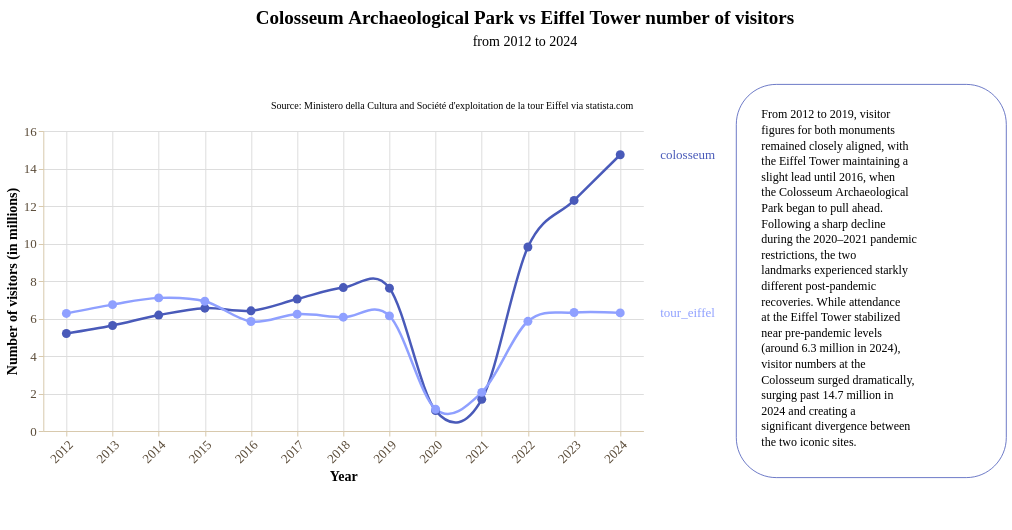

Source (notebook cell):
### Markdown cell above
Data story with **line chart**

### Code cell
story = (
    pn.Story(
    #Builing the Story class object
        data = colosseum_vs_tour_eiffel_long, #Using the long (melted) dataframe!
        width = 600,
        height = 300,
        template = darkBlueTemplate #Using darkBlueTemplate
    )

    #Method invocation
    #Line chart
    .mark_line(
        point = True,
        interpolate = "cardinal"
    )

    #Data encoding
    .encode(
        x = alt.X(
            "year:O",
            title = "Year", 
            axis = alt.Axis(
                grid = True,
                labelAngle = -45,
            ),
        ),
        y = alt.Y(
            "visitors:Q",
            title = "Number of visitors (in millions)",
            axis = alt.Axis(
                grid = True
            ),
            scale = alt.Scale(domain=[0, 16])
        ),
        color = alt.Color("monument:N", title = "Colosseum vs Tour Eiffel"),
    )
    


    #Data source
    .add_source(
        text = "Source: Ministero della Cultura and Société d'exploitation de la tour Eiffel via statista.com",
        position = "top",
        align = "right"
    )
    
    #Title and subtitle
    .add_title(
        title = "Colosseum Archaeological Park vs Eiffel Tower number of visitors",
        subtitle = "from 2012 to 2024",
        align = "center"
    )

    #Context area (on the right)
    .add_context(
        text = "From 2012 to 2019, visitor figures for both monuments remained closely aligned, with the Eiffel Tower maintaining a slight lead until 2016, when the Colosseum Archaeological Park began to pull ahead. Following a sharp decline during the 2020–2021 pandemic restrictions, the two landmarks experienced starkly different post-pandemic recoveries. While attendance at the Eiffel Tower stabilized near pre-pandemic levels (around 6.3 million in 2024), visitor numbers at the Colosseum surged dramatically, surging past 14.7 million in 2024 and creating a significant divergence between the two iconic sites.",
        position = "right",
    )

    .render()
)

story

### Figure 1 — Vega-Lite specification as saved in the notebook (floating-point values rounded to 4 significant figures)
{"config": {"view": {"continuousWidth": 300, "continuousHeight": 300, "strokeWidth": 0}, "axis": {"domainColor": "#d8c9ad", "grid": false, "labelColor": "#594a37", "labelFont": "Montserrat", "labelFontSize": 13, "tickColor": "#d8c9ad", "titleColor": "#000000", "titleFont": "Montserrat", "titleFontSize": 14}, "bar": {"color": "rgb(73, 90, 185)"}, "legend": {"labelColor": "#594a37", "labelFont": "Montserrat", "labelFontSize": 12, "titleColor": "#000000", "titleFont": "Montserrat", "titleFontSize": 12}, "line": {"color": "rgb(73, 90, 185)"}, "mark": {"strokeWidth": 2.5}, "point": {"color": "rgb(143, 160, 255)", "filled": true, "size": 80}, "range": {"category": ["rgb(73, 90, 185)", "rgb(143, 160, 255)", "#348035", "#a46cc2", "#d96027"]}, "title": {"color": "#000000", "font": "Montserrat", "fontSize": 19}}, "vconcat": [{"layer": [{"mark": {"type": "text", "align": "center", "baseline": "top", "color": "#000000", "font": "Montserrat", "fontSize": 19, "fontWeight": "bold", "text": "Colosseum Archaeological Park vs Eiffel Tower number of visitors"}, "encoding": {"x": {"value": 450.0}, "y": {"value": 4}}}, {"mark": {"type": "text", "align": "center", "baseline": "top", "color": "#000000", "font": "Montserrat", "fontSize": 14, "text": "from 2012 to 2024"}, "encoding": {"x": {"value": 450.0}, "y": {"value": 30}}}], "data": {"name": "data-6fad5c34291b82fc9632cbce143d677a"}, "height": 58, "width": 900.0}, {"hconcat": [{"layer": [{"data": {"name": "data-d5af8c2af3bb72a27dfa6be0e7266c53"}, "mark": {"type": "line", "interpolate": "cardinal", "point": true}, "encoding": {"color": {"field": "monument", "legend": null, "type": "nominal"}, "x": {"axis": {"grid": true, "labelAngle": -45}, "field": "year", "title": "Year", "type": "ordinal"}, "y": {"axis": {"grid": true}, "field": "visitors", "scale": {"domain": [0, 16]}, "title": "Number of visitors (in millions)", "type": "quantitative"}}}, {"data": {"name": "data-7e86db1b5e47444389b2d766f37b9ea0"}, "mark": {"type": "text", "align": "left", "baseline": "middle", "clip": false, "dx": 40, "font": "Montserrat", "fontSize": 13}, "encoding": {"color": {"field": "monument", "legend": null, "type": "nominal"}, "text": {"field": "monument", "type": "nominal"}, "x": {"field": "year", "type": "ordinal"}, "y": {"field": "visitors", "type": "quantitative"}}}, {"data": {"name": "data-6fad5c34291b82fc9632cbce143d677a"}, "mark": {"type": "text", "align": "right", "baseline": "bottom", "color": "rgb(0, 0, 0)", "font": "Montserrat", "fontSize": 10, "lineBreak": "\n", "text": "Source: Ministero della Cultura and Société d'exploitation de la tour Eiffel via statista.com"}, "encoding": {"x": {"value": 590}, "y": {"value": -20}}}], "height": 300, "width": 600}, {"layer": [{"mark": {"type": "rect", "color": "rgb(255, 255, 255)", "cornerRadius": 40.0, "opacity": 1.0, "stroke": "rgb(73, 90, 185)", "strokeWidth": 0.8}, "encoding": {"x": {"value": 0}, "x2": {"value": 270.0}, "y": {"value": -46.6}, "y2": {"value": 346.6}}}, {"mark": {"type": "text", "align": "left", "baseline": "top", "color": "rgb(0, 0, 0)", "font": "Montserrat", "fontSize": 12, "fontStyle": "normal", "fontWeight": "normal", "lineBreak": "\n", "lineHeight": 15.6, "text": "From 2012 to 2019, visitor\nfigures for both monuments\nremained closely aligned, with\nthe Eiffel Tower maintaining a\nslight lead until 2016, when\nthe Colosseum Archaeological\nPark began to pull ahead.\nFollowing a sharp decline\nduring the 2020–2021 pandemic\nrestrictions, the two\nlandmarks experienced starkly\ndifferent post-pandemic\nrecoveries. While attendance\nat the Eiffel Tower stabilized\nnear pre-pandemic levels\n(around 6.3 million in 2024),\nvisitor numbers at the\nColosseum surged dramatically,\nsurging past 14.7 million in\n2024 and creating a\nsignificant divergence between\nthe two iconic sites."}, "encoding": {"x": {"value": 25}, "y": {"value": -21.6}}}], "data": {"name": "data-6fad5c34291b82fc9632cbce143d677a"}, "height": 393.2, "width": 270.0}]}], "center": true, "resolve": {"axis": {"x": "shared", "y": "shared"}}, "$schema": "https://vega.github.io/schema/vega-lite/v6.4.1.json", "datasets": {"data-6fad5c34291b82fc9632cbce143d677a": [{"_": 0}], "data-d5af8c2af3bb72a27dfa6be0e7266c53": [{"year": 2012, "monument": "colosseum", "visitors": 5.201}, {"year": 2013, "monument": "colosseum", "visitors": 5.625}, {"year": 2014, "monument": "colosseum", "visitors": 6.182}, {"year": 2015, "monument": "colosseum", "visitors": 6.551}, {"year": 2016, "monument": "colosseum", "visitors": 6.409}, {"year": 2017, "monument": "colosseum", "visitors": 7.036}, {"year": 2018, "monument": "colosseum", "visitors": 7.65}, {"year": 2019, "monument": "colosseum", "visitors": 7.618}, {"year": 2020, "monument": "colosseum", "visitors": 1.086}, {"year": 2021, "monument": "colosseum", "visitors": 1.689}, {"year": 2022, "monument": "colosseum", "visitors": 9.812}, {"year": 2023, "monument": "colosseum", "visitors": 12.3}, {"year": 2024, "monument": "colosseum", "visitors": 14.73}, {"year": 2012, "monument": "tour_eiffel", "visitors": 6.27}, {"year": 2013, "monument": "tour_eiffel", "visitors": 6.74}, {"year": 2014, "monument": "tour_eiffel", "visitors": 7.1}, {"year": 2015, "monument": "tour_eiffel", "visitors": 6.92}, {"year": 2016, "monument": "tour_eiffel", "visitors": 5.84}, {"year": 2017, "monument": "tour_eiffel", "visitors": 6.23}, {"year": 2018, "monument": "tour_eiffel", "visitors": 6.07}, {"year": 2019, "monument": "tour_eiffel", "visitors": 6.14}, {"year": 2020, "monument": "tour_eiffel", "visitors": 1.16}, {"year": 2021, "monument": "tour_eiffel", "visitors": 2.06}, {"year": 2022, "monument": "tour_eiffel", "visitors": 5.85}, {"year": 2023, "monument": "tour_eiffel", "visitors": 6.32}, {"year": 2024, "monument": "tour_eiffel", "visitors": 6.3}], "data-7e86db1b5e47444389b2d766f37b9ea0": [{"year": 2024, "monument": "colosseum", "visitors": 14.73}, {"year": 2024, "monument": "tour_eiffel", "visitors": 6.3}]}}
